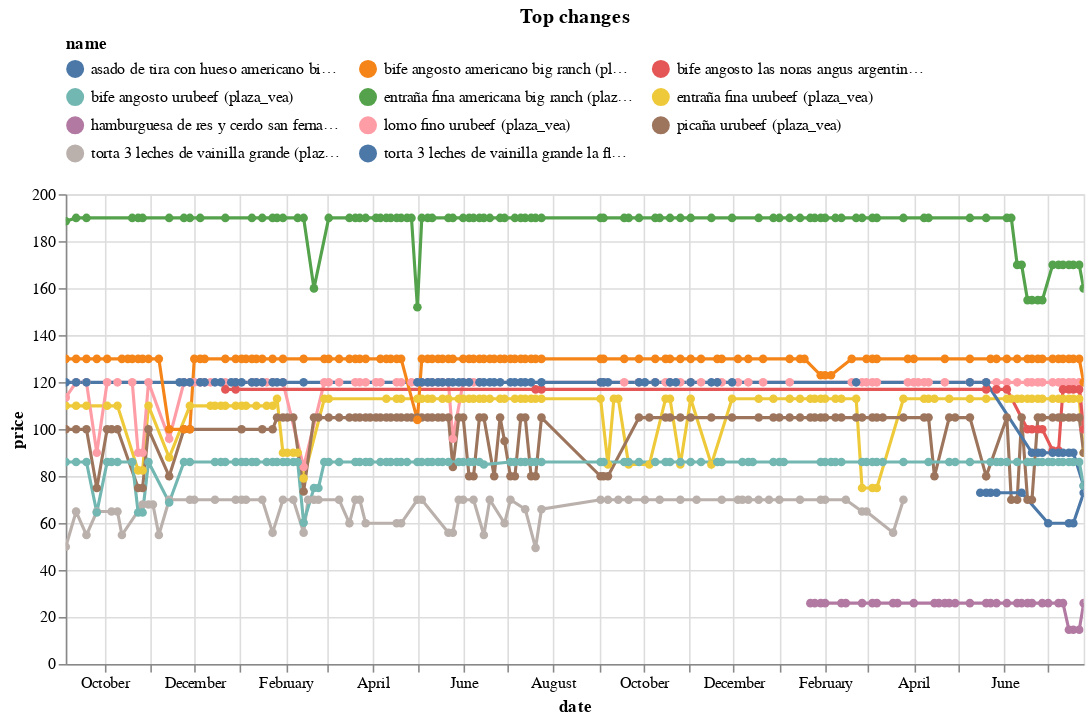

This figure's notebook cell:
### Code cell
top_changes_abs.head(10).pipe(plot_changes, 'Top changes')

### Figure 1 — Vega-Lite specification as saved in the notebook (floating-point values rounded to 4 significant figures; data arrays with more than 128 entries replaced by an {"elided": "..."} marker saying what was removed)
{"config": {"view": {"continuousWidth": 300, "continuousHeight": 300}, "legend": {"columns": 3, "orient": "top"}}, "data": {"name": "data-fad642f6a5c50cf0ee8965694cdd77d2"}, "mark": {"type": "line", "point": true}, "encoding": {"color": {"field": "name", "scale": {"domain": ["asado de tira con hueso americano big ranch (plaza_vea)", "bife angosto americano big ranch (plaza_vea)", "bife angosto las noras angus argentino (plaza_vea)", "bife angosto urubeef (plaza_vea)", "entraña fina americana big ranch (plaza_vea)", "entraña fina urubeef (plaza_vea)", "hamburguesa de res y cerdo san fernando bolsa 8un (plaza_vea)", "lomo fino urubeef (plaza_vea)", "picaña urubeef (plaza_vea)", "torta 3 leches de vainilla grande (plaza_vea)", "torta 3 leches de vainilla grande la florencia 1un (plaza_vea)"]}, "type": "nominal"}, "tooltip": [{"field": "name", "type": "nominal"}, {"field": "price", "type": "quantitative"}, {"field": "last_price", "type": "quantitative"}], "x": {"field": "date", "type": "temporal"}, "y": {"field": "price", "type": "quantitative"}}, "params": [{"name": "param_7", "select": {"type": "point", "fields": ["name"]}, "bind": "legend"}, {"name": "param_8", "select": {"type": "interval", "encodings": ["x", "y"]}, "bind": "scales"}], "title": "Top changes", "transform": [{"filter": {"param": "param_7"}}], "width": 650, "$schema": "https://vega.github.io/schema/vega-lite/v5.17.0.json", "datasets": {"data-fad642f6a5c50cf0ee8965694cdd77d2": {"elided": "824 records"}}}
